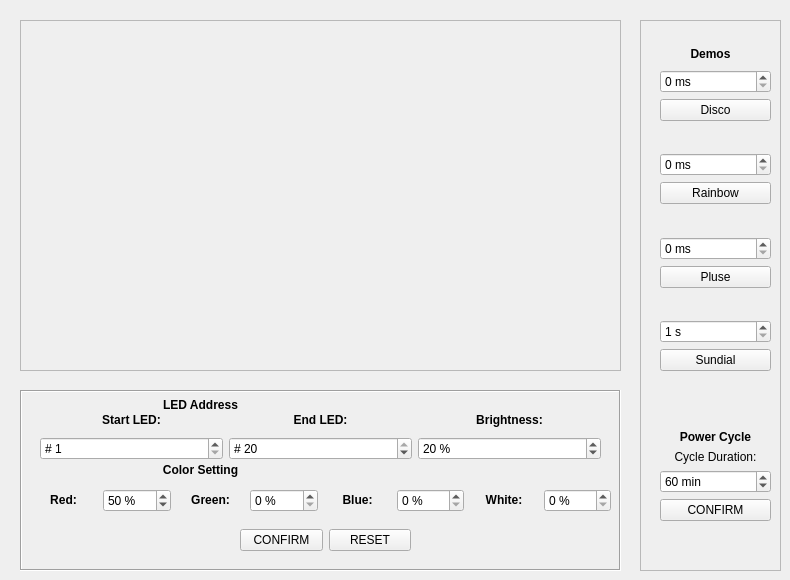
    <widget class="QWidget" name="lighting_tab">
     <attribute name="title">
      <string>Lighting</string>
     </attribute>
     <widget class="QFrame" name="frame_2">
      <property name="geometry">
       <rect>
        <x>640</x>
        <y>20</y>
        <width>141</width>
        <height>551</height>
       </rect>
      </property>
      <property name="frameShape">
       <enum>QFrame::StyledPanel</enum>
      </property>
      <property name="frameShadow">
       <enum>QFrame::Raised</enum>
      </property>
      <widget class="QWidget" name="verticalLayoutWidget_2">
       <property name="geometry">
        <rect>
         <x>20</x>
         <y>380</y>
         <width>111</width>
         <height>121</height>
        </rect>
       </property>
       <layout class="QVBoxLayout" name="verticalLayout_5">
        <item>
         <spacer name="verticalSpacer_7">
          <property name="orientation">
           <enum>Qt::Vertical</enum>
          </property>
          <property name="sizeHint" stdset="0">
           <size>
            <width>20</width>
            <height>40</height>
           </size>
          </property>
         </spacer>
        </item>
        <item>
         <widget class="QLabel" name="powerCycle_label">
          <property name="text">
           <string>&lt;html&gt;&lt;head/&gt;&lt;body&gt;&lt;p align=&quot;center&quot;&gt;&lt;span style=&quot; font-weight:600;&quot;&gt;Power Cycle&lt;/span&gt;&lt;/p&gt;&lt;/body&gt;&lt;/html&gt;</string>
          </property>
         </widget>
        </item>
        <item>
         <widget class="QLabel" name="Cycle_label">
          <property name="text">
           <string>Cycle Duration:</string>
          </property>
          <property name="alignment">
           <set>Qt::AlignCenter</set>
          </property>
         </widget>
        </item>
        <item>
         <widget class="QSpinBox" name="powerCycle_spinBox">
          <property name="suffix">
           <string> min</string>
          </property>
          <property name="minimum">
           <number>1</number>
          </property>
          <property name="maximum">
           <number>999999999</number>
          </property>
          <property name="value">
           <number>60</number>
          </property>
         </widget>
        </item>
        <item>
         <widget class="QPushButton" name="confirmCycle_pushButton">
          <property name="text">
           <string>CONFIRM</string>
          </property>
         </widget>
        </item>
       </layout>
      </widget>
      <widget class="QLabel" name="Modes_label">
       <property name="geometry">
        <rect>
         <x>10</x>
         <y>20</y>
         <width>121</width>
         <height>29</height>
        </rect>
       </property>
       <property name="text">
        <string>&lt;html&gt;&lt;head/&gt;&lt;body&gt;&lt;p align=&quot;center&quot;&gt;&lt;span style=&quot; font-weight:600;&quot;&gt;Demos&lt;/span&gt;&lt;/p&gt;&lt;/body&gt;&lt;/html&gt;</string>
       </property>
      </widget>
      <widget class="QWidget" name="verticalLayoutWidget_3">
       <property name="geometry">
        <rect>
         <x>20</x>
         <y>50</y>
         <width>111</width>
         <height>301</height>
        </rect>
       </property>
       <layout class="QVBoxLayout" name="verticalLayout_3">
        <item>
         <widget class="QSpinBox" name="disco_spinBox">
          <property name="suffix">
           <string> ms</string>
          </property>
          <property name="maximum">
           <number>1000</number>
          </property>
         </widget>
        </item>
        <item>
         <widget class="QPushButton" name="disco_pushButton">
          <property name="enabled">
           <bool>true</bool>
          </property>
          <property name="text">
           <string>Disco</string>
          </property>
         </widget>
        </item>
        <item>
         <spacer name="verticalSpacer">
          <property name="orientation">
           <enum>Qt::Vertical</enum>
          </property>
          <property name="sizeHint" stdset="0">
           <size>
            <width>20</width>
            <height>40</height>
           </size>
          </property>
         </spacer>
        </item>
        <item>
         <widget class="QSpinBox" name="rainbow_spinBox">
          <property name="suffix">
           <string> ms</string>
          </property>
          <property name="maximum">
           <number>1000</number>
          </property>
         </widget>
        </item>
        <item>
         <widget class="QPushButton" name="rainbow_pushButton">
          <property name="enabled">
           <bool>true</bool>
          </property>
          <property name="text">
           <string>Rainbow</string>
          </property>
         </widget>
        </item>
        <item>
         <spacer name="verticalSpacer_5">
          <property name="orientation">
           <enum>Qt::Vertical</enum>
          </property>
          <property name="sizeHint" stdset="0">
           <size>
            <width>20</width>
            <height>40</height>
           </size>
          </property>
         </spacer>
        </item>
        <item>
         <widget class="QSpinBox" name="pulse_spinBox">
          <property name="suffix">
           <string> ms</string>
          </property>
          <property name="maximum">
           <number>999999</number>
          </property>
         </widget>
        </item>
        <item>
         <widget class="QPushButton" name="pulse_pushButton">
          <property name="enabled">
           <bool>true</bool>
          </property>
          <property name="text">
           <string>Pluse</string>
          </property>
         </widget>
        </item>
        <item>
         <spacer name="verticalSpacer_6">
          <property name="orientation">
           <enum>Qt::Vertical</enum>
          </property>
          <property name="sizeHint" stdset="0">
           <size>
            <width>20</width>
            <height>40</height>
           </size>
          </property>
         </spacer>
        </item>
        <item>
         <widget class="QSpinBox" name="sundial_spinBox">
          <property name="suffix">
           <string> s</string>
          </property>
          <property name="minimum">
           <number>1</number>
          </property>
          <property name="maximum">
           <number>999</number>
          </property>
         </widget>
        </item>
        <item>
         <widget class="QPushButton" name="sundial_pushButton">
          <property name="enabled">
           <bool>true</bool>
          </property>
          <property name="text">
           <string>Sundial</string>
          </property>
         </widget>
        </item>
       </layout>
      </widget>
     </widget>
     <widget class="QFrame" name="image_frame">
      <property name="geometry">
       <rect>
        <x>20</x>
        <y>20</y>
        <width>601</width>
        <height>351</height>
       </rect>
      </property>
      <property name="frameShape">
       <enum>QFrame::StyledPanel</enum>
      </property>
      <property name="frameShadow">
       <enum>QFrame::Raised</enum>
      </property>
      <widget class="QLabel" name="coreImage">
       <property name="geometry">
        <rect>
         <x>119</x>
         <y>-1</y>
         <width>350</width>
         <height>350</height>
        </rect>
       </property>
       <property name="text">
        <string/>
       </property>
       <property name="pixmap">
        <pixmap>../_image/graphics.png</pixmap>
       </property>
       <property name="scaledContents">
        <bool>true</bool>
       </property>
      </widget>
     </widget>
     <widget class="QFrame" name="Ligting_frame">
      <property name="geometry">
       <rect>
        <x>20</x>
        <y>390</y>
        <width>601</width>
        <height>181</height>
       </rect>
      </property>
      <property name="frameShape">
       <enum>QFrame::Box</enum>
      </property>
      <property name="frameShadow">
       <enum>QFrame::Sunken</enum>
      </property>
      <widget class="QLabel" name="Address_label">
       <property name="geometry">
        <rect>
         <x>110</x>
         <y>0</y>
         <width>141</width>
         <height>31</height>
        </rect>
       </property>
       <property name="text">
        <string>&lt;html&gt;&lt;head/&gt;&lt;body&gt;&lt;p align=&quot;center&quot;&gt;&lt;span style=&quot; font-weight:600;&quot;&gt;LED Address&lt;/span&gt;&lt;/p&gt;&lt;/body&gt;&lt;/html&gt;</string>
       </property>
      </widget>
      <widget class="QLabel" name="color_label">
       <property name="geometry">
        <rect>
         <x>110</x>
         <y>65</y>
         <width>141</width>
         <height>31</height>
        </rect>
       </property>
       <property name="text">
        <string>&lt;html&gt;&lt;head/&gt;&lt;body&gt;&lt;p align=&quot;center&quot;&gt;&lt;span style=&quot; font-weight:600;&quot;&gt;Color Setting&lt;/span&gt;&lt;/p&gt;&lt;/body&gt;&lt;/html&gt;</string>
       </property>
      </widget>
      <widget class="QWidget" name="horizontalLayoutWidget_4">
       <property name="geometry">
        <rect>
         <x>20</x>
         <y>19</y>
         <width>561</width>
         <height>51</height>
        </rect>
       </property>
       <layout class="QHBoxLayout" name="horizontalLayout_5">
        <item>
         <layout class="QVBoxLayout" name="verticalLayout_18">
          <item>
           <widget class="QLabel" name="Start_label">
            <property name="text">
             <string>&lt;html&gt;&lt;head/&gt;&lt;body&gt;&lt;p align=&quot;center&quot;&gt;&lt;span style=&quot; font-weight:600;&quot;&gt;Start LED:&lt;/span&gt;&lt;/p&gt;&lt;/body&gt;&lt;/html&gt;</string>
            </property>
           </widget>
          </item>
          <item>
           <widget class="QSpinBox" name="Start_spinBox">
            <property name="prefix">
             <string># </string>
            </property>
            <property name="minimum">
             <number>1</number>
            </property>
            <property name="maximum">
             <number>19</number>
            </property>
           </widget>
          </item>
         </layout>
        </item>
        <item>
         <layout class="QVBoxLayout" name="verticalLayout_19">
          <item>
           <widget class="QLabel" name="End_label">
            <property name="text">
             <string>&lt;html&gt;&lt;head/&gt;&lt;body&gt;&lt;p align=&quot;center&quot;&gt;&lt;span style=&quot; font-weight:600;&quot;&gt;End LED:&lt;/span&gt;&lt;/p&gt;&lt;/body&gt;&lt;/html&gt;</string>
            </property>
           </widget>
          </item>
          <item>
           <widget class="QSpinBox" name="End_spinBox">
            <property name="prefix">
             <string># </string>
            </property>
            <property name="minimum">
             <number>2</number>
            </property>
            <property name="maximum">
             <number>20</number>
            </property>
            <property name="value">
             <number>20</number>
            </property>
           </widget>
          </item>
         </layout>
        </item>
        <item>
         <layout class="QVBoxLayout" name="verticalLayout_20">
          <item>
           <widget class="QLabel" name="BRT_lable">
            <property name="text">
             <string>&lt;html&gt;&lt;head/&gt;&lt;body&gt;&lt;p&gt;&lt;span style=&quot; font-weight:600;&quot;&gt;Brightness:&lt;/span&gt;&lt;/p&gt;&lt;/body&gt;&lt;/html&gt;</string>
            </property>
            <property name="alignment">
             <set>Qt::AlignCenter</set>
            </property>
           </widget>
          </item>
          <item>
           <widget class="QSpinBox" name="BRT_spinBox">
            <property name="suffix">
             <string> %</string>
            </property>
            <property name="minimum">
             <number>1</number>
            </property>
            <property name="maximum">
             <number>200</number>
            </property>
            <property name="value">
             <number>20</number>
            </property>
           </widget>
          </item>
         </layout>
        </item>
       </layout>
      </widget>
      <widget class="QWidget" name="gridLayoutWidget">
       <property name="geometry">
        <rect>
         <x>10</x>
         <y>90</y>
         <width>581</width>
         <height>41</height>
        </rect>
       </property>
       <layout class="QGridLayout" name="gridLayout">
        <item row="0" column="5">
         <widget class="QSpinBox" name="B_spinBox">
          <property name="suffix">
           <string> %</string>
          </property>
          <property name="maximum">
           <number>100</number>
          </property>
         </widget>
        </item>
        <item row="0" column="2">
         <widget class="QLabel" name="G_label">
          <property name="text">
           <string>&lt;html&gt;&lt;head/&gt;&lt;body&gt;&lt;p align=&quot;center&quot;&gt;&lt;span style=&quot; font-weight:600;&quot;&gt;Green:&lt;/span&gt;&lt;/p&gt;&lt;/body&gt;&lt;/html&gt;</string>
          </property>
         </widget>
        </item>
        <item row="0" column="1">
         <widget class="QSpinBox" name="R_spinBox">
          <property name="suffix">
           <string> %</string>
          </property>
          <property name="maximum">
           <number>100</number>
          </property>
          <property name="value">
           <number>50</number>
          </property>
         </widget>
        </item>
        <item row="0" column="0">
         <widget class="QLabel" name="R_label">
          <property name="text">
           <string>&lt;html&gt;&lt;head/&gt;&lt;body&gt;&lt;p align=&quot;center&quot;&gt;&lt;span style=&quot; font-weight:600;&quot;&gt;Red:&lt;/span&gt;&lt;/p&gt;&lt;/body&gt;&lt;/html&gt;</string>
          </property>
         </widget>
        </item>
        <item row="0" column="6">
         <widget class="QLabel" name="W_label">
          <property name="text">
           <string>&lt;html&gt;&lt;head/&gt;&lt;body&gt;&lt;p align=&quot;center&quot;&gt;&lt;span style=&quot; font-weight:600;&quot;&gt;White:&lt;/span&gt;&lt;/p&gt;&lt;/body&gt;&lt;/html&gt;</string>
          </property>
         </widget>
        </item>
        <item row="0" column="3">
         <widget class="QSpinBox" name="G_spinBox">
          <property name="suffix">
           <string> %</string>
          </property>
          <property name="maximum">
           <number>100</number>
          </property>
         </widget>
        </item>
        <item row="0" column="4">
         <widget class="QLabel" name="B_label">
          <property name="text">
           <string>&lt;html&gt;&lt;head/&gt;&lt;body&gt;&lt;p align=&quot;center&quot;&gt;&lt;span style=&quot; font-weight:600;&quot;&gt;Blue:&lt;/span&gt;&lt;/p&gt;&lt;/body&gt;&lt;/html&gt;</string>
          </property>
         </widget>
        </item>
        <item row="0" column="7">
         <widget class="QSpinBox" name="W_spinBox">
          <property name="suffix">
           <string> %</string>
          </property>
          <property name="maximum">
           <number>100</number>
          </property>
         </widget>
        </item>
       </layout>
      </widget>
      <widget class="QWidget" name="horizontalLayoutWidget">
       <property name="geometry">
        <rect>
         <x>220</x>
         <y>130</y>
         <width>171</width>
         <height>41</height>
        </rect>
       </property>
       <layout class="QHBoxLayout" name="horizontalLayout">
        <item>
         <widget class="QPushButton" name="lightConfirm_pushButton">
          <property name="text">
           <string>CONFIRM</string>
          </property>
         </widget>
        </item>
        <item>
         <widget class="QPushButton" name="lightReset_pushButton">
          <property name="text">
           <string>RESET</string>
          </property>
         </widget>
        </item>
       </layout>
      </widget>
     </widget>
    </widget>
